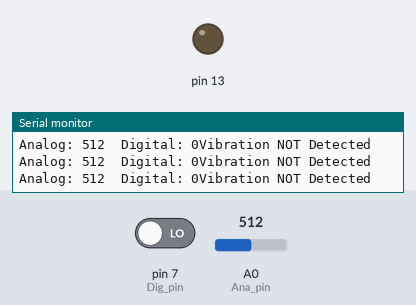
A sketch run on a simulated Arduino Uno, built with avr-gcc and run on an emulated ATmega328P. Parts: output pins drawn as LEDs (lit = HIGH), the last lines printed to the serial monitor. The test bench sets the inputs (shaded band); at power-on: A0 (Ana_pin) = 512, pin 7 (Dig_pin) LOW.

Above: at 1.3 s.
1.4 s: A0 (Ana_pin) set to 489
At 2.4 s:
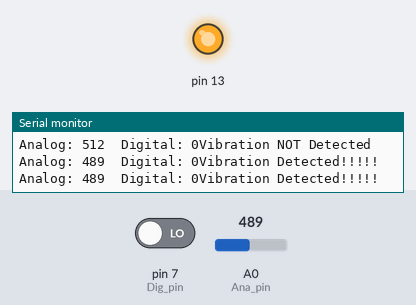
3.0 s: A0 (Ana_pin) set to 510
At 3.6 s:
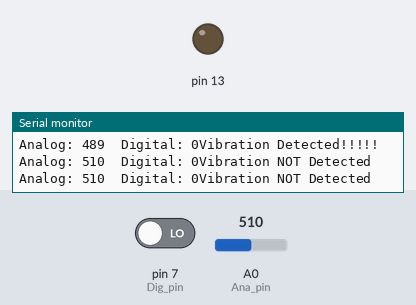
4.5 s: A0 (Ana_pin) set to 490
At 4.8 s:
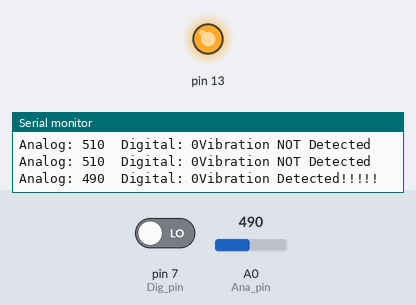
Timing chart, 0 to 7.5 s (numbered marks = the images above; inputs shaded):
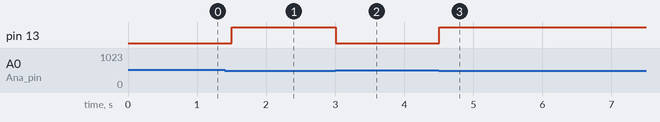

Measured:
- the behaviour switches between 501 and 500 on A0 (Ana_pin) (found by bisection; images 0 and 1)
- after the input at 1.4 s, pin 13: LOW → HIGH after 0.10 s
- after the input at 3.0 s, pin 13: HIGH → LOW at once
- after the input at 4.5 s, pin 13: LOW → HIGH at once

The sketch:

Vibration_sensor.ino
```cpp
// Code to detect vibration using vibration sensor
int Dig_pin = 7;
int Ana_pin = A0;
int Dig_out = LOW;
int Ana_out = 0;
void setup()
{
    // put your setup code here, to run once:
    Serial.begin(9600);
    pinMode(Dig_pin, INPUT);
    pinMode(Ana_pin, INPUT);
    pinMode(13, OUTPUT);
}

void loop()
{
    // put your main code here, to run repeatedly:
    Dig_out = digitalRead(Dig_pin);
    Ana_out = analogRead(Ana_pin);
    Serial.print("Analog: ");
    Serial.print(Ana_out);
    Serial.print("  Digital: ");
    Serial.print(Dig_out);
    if (Ana_out <= 500)
    {
        digitalWrite(13, HIGH);
        Serial.println("Vibration Detected!!!!!");
        Serial.println();
        Serial.println();
    }
    else
    {

        digitalWrite(13, LOW);
        Serial.println("Vibration NOT Detected");
        Serial.println();
        Serial.println();
    }
    delay(500);
}
```
